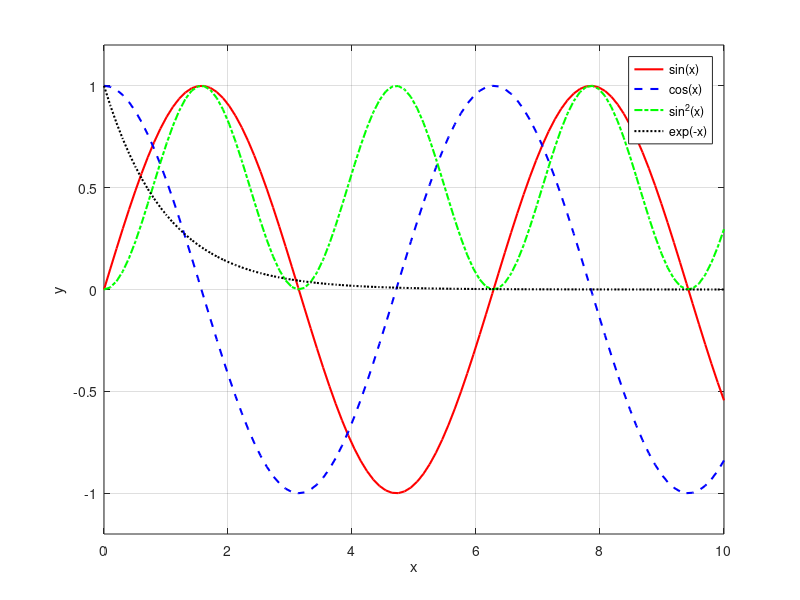

Reproduce this figure in MATLAB.
% 参数设置和函数定义
x = linspace(0, 10, 100);  % x轴范围和点数

% 函数1：sin函数
y1 = sin(x);

% 函数2：cos函数
y2 = cos(x);

% 函数3：正弦函数的平方
y3 = sin(x).^2;

% 函数4：指数函数
y4 = exp(-x);

% 绘图
figure;

% 函数1：sin函数，红色实线
plot(x, y1, 'r-', 'LineWidth', 1.5);
hold on;  % 保持当前图形，使得后续的图像都在同一幅图中绘制

% 函数2：cos函数，蓝色虚线
plot(x, y2, 'b--', 'LineWidth', 1.5);

% 函数3：sin^2函数，绿色点划线
plot(x, y3, 'g-.', 'LineWidth', 1.5);

% 函数4：指数函数，黑色点线
plot(x, y4, 'k:', 'LineWidth', 1.5);
xlabel('x');
ylabel('y');
legend('sin(x)', 'cos(x)', 'sin^2(x)', 'exp(-x)', 'Location', 'best');
grid on;

% 可选：调整y轴范围，使得所有函数的波形更为清晰
ylim([-1.2, 1.2]);

% 结束绘图
hold off;


